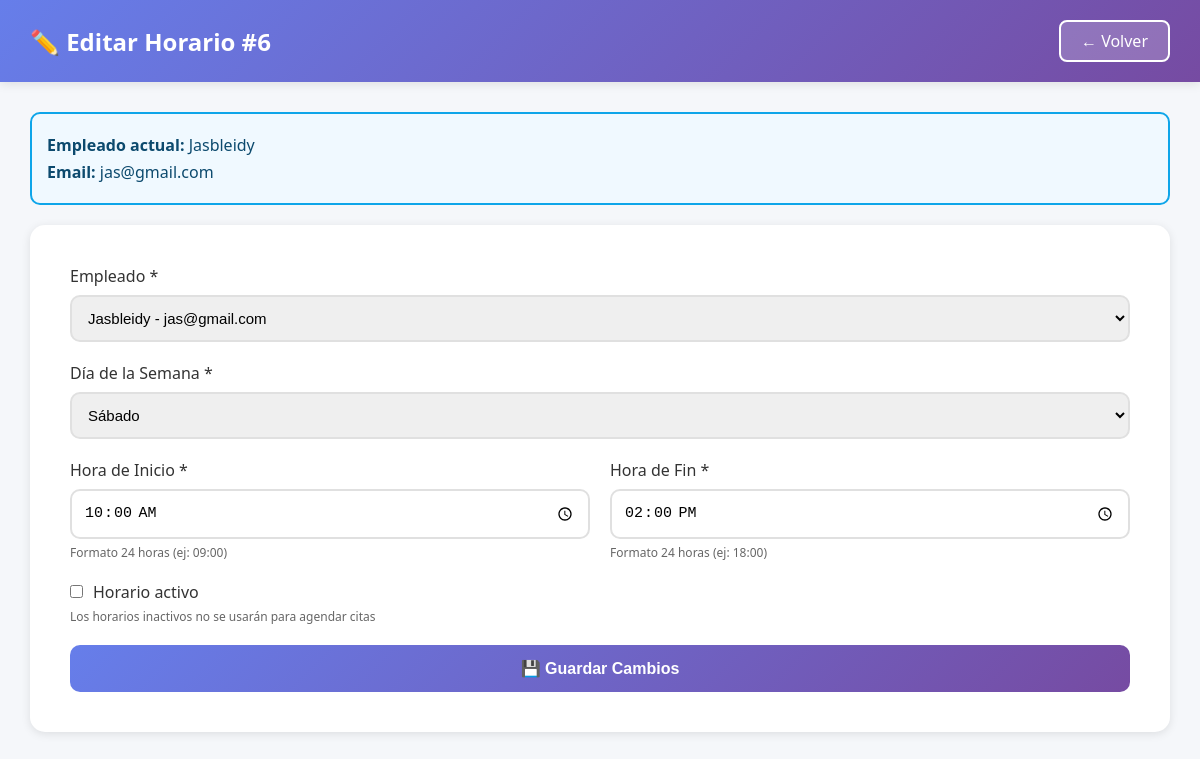
The page /pages/admin/editar_horario.php?id=6 (signed in) on the database its author committed.
### tables this page shows
CREATE TABLE `horarios_empleados` (
  `id` int(11) NOT NULL,
  `empleado_id` int(11) NOT NULL,
  `dia_semana` enum('Lunes','Martes','Miércoles','Jueves','Viernes','Sábado','Domingo') NOT NULL,
  `hora_inicio` time NOT NULL,
  `hora_fin` time NOT NULL,
  `activo` tinyint(1) DEFAULT 1
);

CREATE TABLE `usuarios` (
  `id` int(11) NOT NULL,
  `nombre` varchar(100) NOT NULL,
  `email` varchar(100) NOT NULL,
  `password` varchar(255) NOT NULL,
  `telefono` varchar(20) DEFAULT NULL,
  `rol` enum('Cliente','Empleado','Administrador') NOT NULL DEFAULT 'Cliente',
  `fecha_registro` timestamp NULL DEFAULT current_timestamp(),
  `activo` tinyint(1) DEFAULT 1
);

### pages/admin/editar_horario.php (the view, shortened to what this page needs)
<?php
$database = new Database();
$db = $database->getConnection();
$horario_id = $_GET['id'] ?? null;
$query = "SELECT h.*, u.nombre as empleado_nombre, u.email as empleado_email
          FROM horarios_empleados h
          JOIN usuarios u ON h.empleado_id = u.id
          WHERE h.id = :id";
$stmt = $db->prepare($query);
$stmt->bindParam(':id', $horario_id);
$stmt->execute();
$horario = $stmt->fetch();
$empleados = $db->query("SELECT id, nombre, email FROM usuarios WHERE rol='Empleado' AND activo=1 ORDER BY nombre")->fetchAll();
$dias_semana = ['Lunes', 'Martes', 'Miércoles', 'Jueves', 'Viernes', 'Sábado', 'Domingo'];
?>
<!DOCTYPE html>
<html lang="es">
<head>
    <link rel="stylesheet" href="../../assets/admin_styles.css">
</head>
<body>
    <div class="header">
        <div class="header-content">
            <h1>✏️ Editar Horario #<?php echo $horario['id']; ?></h1>
            <a href="horarios.php" class="btn-back">← Volver</a>
        </div>
    </div>
    <div class="container">
        <div class="info-box">
            <p><strong>Empleado actual:</strong> <?php echo htmlspecialchars($horario['empleado_nombre']); ?></p>
            <p><strong>Email:</strong> <?php echo htmlspecialchars($horario['empleado_email']); ?></p>
        </div>
        <div class="form-container">
            <form action="procesar_horario.php" method="POST" onsubmit="return validateForm()">
                <div class="form-group">
                    <label for="empleado_id">Empleado *</label>
                    <select id="empleado_id" name="empleado_id" required>
                        <?php foreach ($empleados as $empleado): ?>
                            <option value="<?php echo $empleado['id']; ?>" <?php echo $empleado['id'] == $horario['empleado_id'] ? 'selected' : ''; ?>>
                                <?php echo htmlspecialchars($empleado['nombre']) . ' - ' . htmlspecialchars($empleado['email']); ?>
                            </option>
                        <?php endforeach; ?>
                    </select>
                </div>
                <div class="form-group">
                    <label for="dia_semana">Día de la Semana *</label>
                    <select id="dia_semana" name="dia_semana" required>
                        <?php foreach ($dias_semana as $dia): ?>
                            <option value="<?php echo $dia; ?>" <?php echo $horario['dia_semana'] == $dia ? 'selected' : ''; ?>>
                                <?php echo $dia; ?>
                            </option>
                        <?php endforeach; ?>
                    </select>
                </div>
                <div class="form-row">
                    <div class="form-group">
                        <label for="hora_inicio">Hora de Inicio *</label>
                        <input
                            type="time"
                            id="hora_inicio"
                            name="hora_inicio"
                            required
                            step="900"
                            value="<?php echo substr($horario['hora_inicio'], 0, 5); ?>"
                        >
                        <div class="help-text">Formato 24 horas (ej: 09:00)</div>
                    </div>
                    <div class="form-group">
                        <label for="hora_fin">Hora de Fin *</label>
                        <input
                            type="time"
                            id="hora_fin"
                            name="hora_fin"
                            required
                            step="900"
                            value="<?php echo substr($horario['hora_fin'], 0, 5); ?>"
                        >
                        <div class="help-text">Formato 24 horas (ej: 18:00)</div>
                    </div>
                </div>
                <div class="form-group">
                    <div class="checkbox-group">
                        <input
                            type="checkbox"
                            id="activo"
                            name="activo"
                            value="1"
                            <?php echo $horario['activo'] ? 'checked' : ''; ?>
                        >
                        <label for="activo" style="margin: 0;">Horario activo</label>
                    </div>
                    <div class="help-text">Los horarios inactivos no se usarán para agendar citas</div>
                </div>
                <button type="submit" class="btn-primary">💾 Guardar Cambios</button>
            </form>
        </div>
    </div>
</body>
</html>

### assets/admin_styles.css (style rules this page uses)
* { margin: 0; padding: 0; box-sizing: border-box; }
body { font-family: 'Segoe UI', Tahoma, Geneva, Verdana, sans-serif; background: #f5f7fa; }
.header { background: linear-gradient(135deg, #667eea 0%, #764ba2 100%); color: white; padding: 20px 30px; box-shadow: 0 2px 10px rgba(0,0,0,0.1); }
.header-content { max-width: 1400px; margin: 0 auto; display: flex; justify-content: space-between; align-items: center; }
.header h1 { font-size: 24px; }
.btn-back { background: rgba(255,255,255,0.2); color: white; padding: 8px 20px; border: 2px solid white; border-radius: 8px; text-decoration: none; font-weight: 500; transition: all 0.3s; }
.container { max-width: 1200px; margin: 30px auto; padding: 0 30px; }
.form-container { background: white; padding: 40px; border-radius: 15px; box-shadow: 0 2px 10px rgba(0,0,0,0.1); }
.form-group { margin-bottom: 20px; }
label { display: block; margin-bottom: 8px; color: #333; font-weight: 500; }
input, textarea, select { width: 100%; padding: 12px; border: 2px solid #e0e0e0; border-radius: 10px; font-size: 15px; }
.btn-primary { width: 100%; padding: 14px; background: linear-gradient(135deg, #667eea 0%, #764ba2 100%); color: white; border: none; border-radius: 10px; font-size: 16px; font-weight: 600; cursor: pointer; }

### pages/admin/editar_horario.php (style rules this page uses)
.form-row { display: grid; grid-template-columns: 1fr 1fr; gap: 20px; }
.help-text { font-size: 12px; color: #666; margin-top: 5px; }
.checkbox-group { display: flex; align-items: center; gap: 10px; }
.checkbox-group input[type="checkbox"] { width: auto; margin: 0; }
.info-box { background: #f0f9ff; border: 2px solid #0ea5e9; padding: 15px; border-radius: 10px; margin-bottom: 20px; }
.info-box p { color: #0c4a6e; margin: 5px 0; }

### rows shown on the page
horarios_empleados: id "6", empleado.nombre "Jasbleidy", empleado.email "jas@gmail.com", empleado_id "Jasbleidy - jas@gmail.com", dia_semana "Sábado", hora_inicio "10:00", hora_fin "14:00"
